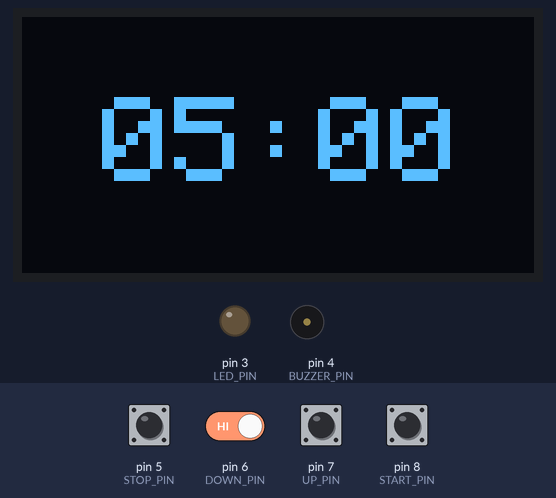
A sketch run on a simulated Arduino Uno, built with avr-gcc and run on an emulated ATmega328P. Parts: 128×64 one-colour display, output pins drawn as LEDs (lit = HIGH), buzzer (waves = sounding, pin HIGH). The inputs (shaded band) are chosen by the test bench; at power-on: pin 5 (STOP_PIN), pin 6 (DOWN_PIN), pin 7 (UP_PIN), pin 8 (START_PIN) HIGH. What the sketch prints to the serial monitor is not drawn.

Above: at 1.2 s.
1.3 s: pin 8 (START_PIN) pulled LOW for 0.15 s
At 2.1 s:
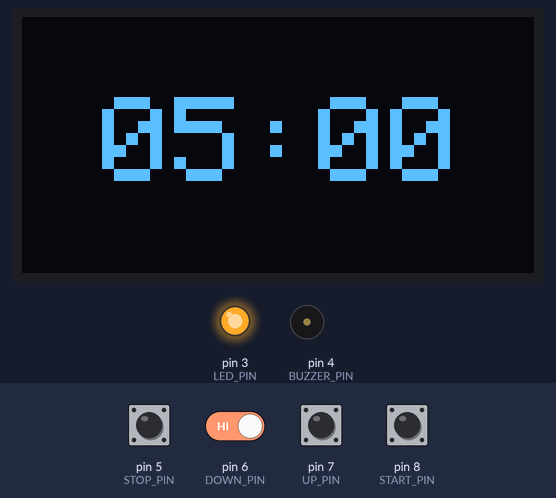
4.4 s: pin 5 (STOP_PIN) pulled LOW for 0.15 s
At 5.0 s:
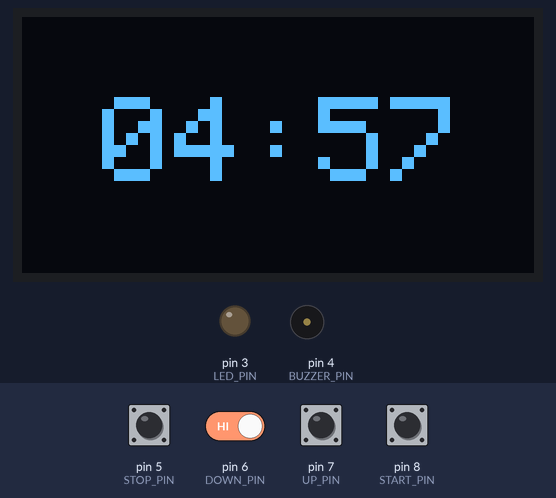
6.0 s: pin 8 (START_PIN) pulled LOW for 1 s
At 6.3 s:
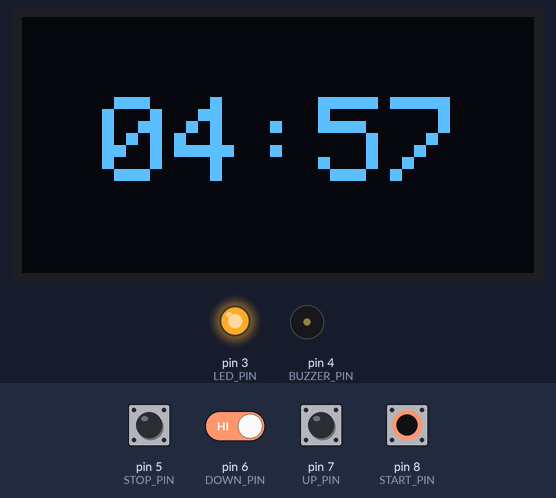
9.5 s: pin 5 (STOP_PIN) pulled LOW for 1 s
At 10.5 s:
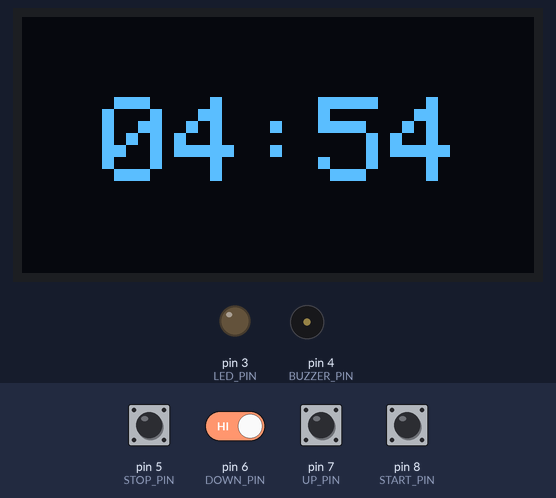
12.0 s: pin 5 (STOP_PIN) driven LOW and pin 6 (DOWN_PIN) driven LOW
At 13.2 s:
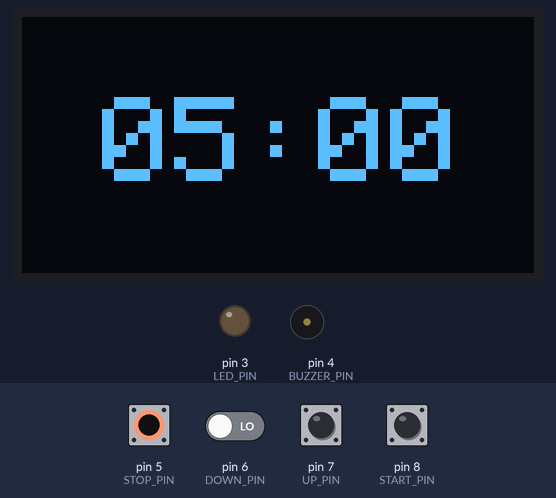
13.5 s: pin 7 (UP_PIN) pulled LOW for 0.15 s
At 14.6 s:
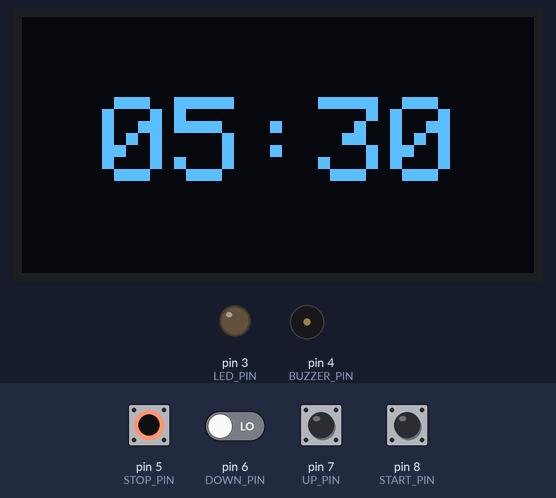
Timing chart, 0 to 16.1 s (numbered marks = the images above; inputs shaded):
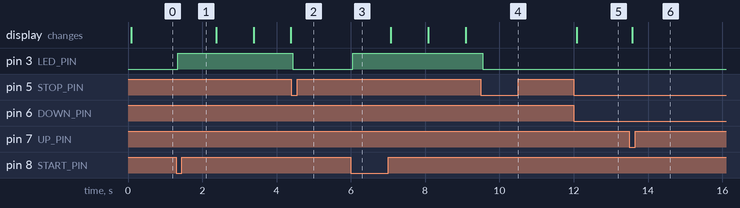

Measured:
- after the input at 1.3 s, pin 3 (LED_PIN): LOW → HIGH at once
- after the input at 4.4 s, pin 3 (LED_PIN): HIGH → LOW at once
- after the input at 6.0 s, pin 3 (LED_PIN): LOW → HIGH at once
- after the input at 9.5 s, pin 3 (LED_PIN): HIGH → LOW after 0.05 s
- after the input at 12.0 s, the display: changes after 0.08 s (image 5)
- after the input at 13.5 s, the display: changes after 0.08 s (image 6)

The sketch:

v0.ino
```cpp
#include <Adafruit_GFX.h>
#include <Adafruit_SH1106.h>

#include <Bounce2.h>

// OLED pins
#define OLED_CLK   9 // labelled D0 on hardware
#define OLED_MOSI  10 // labelled D1 on hardware
#define OLED_DC    11
#define OLED_CS    12
#define OLED_RESET 13

// button pins
#define START_PIN   8
#define STOP_PIN    5
#define UP_PIN      7
#define DOWN_PIN    6

// RELAY CONTROL pin
#define LED_PIN     3

// buzzer pin + logic
#define BUZZER_PIN  4
bool buzzerState = false;

// build display instance
Adafruit_SH1106 screen(OLED_MOSI, OLED_CLK, OLED_DC, OLED_RESET, OLED_CS);

// build buttons
Bounce START_BUTTON  = Bounce();
Bounce STOP_BUTTON   = Bounce();
Bounce TIMER_UP      = Bounce();
Bounce TIMER_DOWN    = Bounce();

// timer vars
unsigned long TIMER_START;
unsigned long TIMER_SET = 300000;      // ( default running time. 30000 = 30 seconds )
unsigned long x = TIMER_SET;          // variable x is the counter
unsigned long SET_INCREMENT = 30000;   // amount counter adjusts +/- while in reset mode. 10000 = 10sec

// time conversion variables
uint16_t secs = x/1000;          // total running time (in seconds) (not shown on screen)
uint8_t  mins = secs/60;                  // actually shown on screen
uint8_t  secs_adj = secs - (mins * 60);   // actually shown on screen


// timer logic flags
bool isRunning  = false;
bool isStopped  = false;
bool ranOut     = false;

void setup() {
  //Serial init (may be redundant, would have to look in the gfx+sh1106 libraries)
  Serial.begin(9600);

  // buttons init
  START_BUTTON.attach(START_PIN, INPUT_PULLUP);
  START_BUTTON.interval(5);
  STOP_BUTTON.attach(STOP_PIN, INPUT_PULLUP);
  STOP_BUTTON.interval(5);
  TIMER_UP.attach(UP_PIN, INPUT_PULLUP);
  TIMER_UP.interval(5);
  TIMER_DOWN.attach(DOWN_PIN, INPUT_PULLUP);
  TIMER_DOWN.interval(5);

  // RELAY / LED init
  pinMode(LED_PIN, OUTPUT);
  digitalWrite(LED_PIN, LOW);

  // buzzer init
  pinMode(BUZZER_PIN, OUTPUT);
  digitalWrite(BUZZER_PIN, LOW);

  //display init
  screen.begin(SH1106_SWITCHCAPVCC);
  screen.display();

  screen.clearDisplay();

}

void loop() {

  screenStuff();
  buttonStuff();

  if(isRunning == true) { // checks flag, starts timer if true

    runTimer();
  }

  if(x == 0) {            // (some) runout logic lives in here

    isRunning = false;
    isStopped = false;
    ranOut    = true;
    buzzerState = true;
  } // counter reset


  ledCheck();             // checks isRunning flag, turns on RELAY/LED if true

}

void buttonStuff() {

  // poll all buttons for falling edge
  START_BUTTON.update();
  STOP_BUTTON.update();
  TIMER_UP.update();
  TIMER_DOWN.update();

  if(buzzerState == true) {

    buzzerStuff();
    buzzerState = false;
    x = TIMER_SET;
    return;
  }

  // checks all 3 flags. all false = in reset mode,
  // enables counter up/down controls. else disabled.
  if(isRunning == false && isStopped == false && ranOut == false) {
    if(TIMER_UP.fell()) {
      TIMER_SET += SET_INCREMENT;
      x = TIMER_SET;
    }
    if(TIMER_DOWN.fell()) {
      if(TIMER_SET - SET_INCREMENT > 0) {
        TIMER_SET -= SET_INCREMENT;
        x = TIMER_SET;
      }
    }
  }


  // start button logic
  if(START_BUTTON.fell()) {

    TIMER_START = millis(); // i tried putting this inside runTimer(), didn't work. why?

    // if there is >0 time remaining on the clock, set flags accordingly
    if(x > 0) {
      Serial.println("START_BUTTON !"); // for testing

      isRunning = true;
      isStopped = false;
      ranOut = false;


    }
  }

  // stop/reset button logic
  if(STOP_BUTTON.fell()) {

    // if running, stop running
    if(isRunning == true && isStopped == false) {

      Serial.println("STOP_BUTTON !");

      isRunning = false;
      isStopped = true;
      ranOut    = false;

      return;
    }
    // if stopped, reset counter
    else if(isRunning == false && isStopped == true) {

      Serial.println("RESET_BUTTON !");

      x = TIMER_SET;

      isRunning = false;
      isStopped = false;
      ranOut    = false;

      return;
    }
    // if stopped (due to time running out), activate buzzer, reset counter
    // (then waits at 00:00 until stop is pressed again, goes back to reset mode
    if(ranOut == true) {

      //buzzerStuff();

      x = TIMER_SET;

      // all flags false, aka reset mode
      isRunning = false;
      isStopped = false;
      ranOut    = false;

      return;
    }

  }
}

// logic that actually does whatever you need doing while the timer is on
// in this case, it's activating a relay (or led)
void ledCheck() {
  if(isRunning == true) {
    digitalWrite(LED_PIN, HIGH);
  } else {
    digitalWrite(LED_PIN, LOW);
  }
}

// ACTUAL TIMER LOGIC. Only code in here that i ripped from some forum on the internet,
// but still had to play with it a lil bit.
void runTimer() {

  //TIMER_START = millis();   // hmm. this has to live in the start button logic, for some reason

  // ahhhh. i see what it is: more than 1000millis (1 second) had to have passed before the
  // if statement gets triggered. dumb luck? i guess i could put another if statement around
  // this if statement, but with a smaller increment. >=1 or 10 or something. and include that
  // TIMER_START = millis() from earlier. idk, what do you think?

  if(millis() - TIMER_START >= 1000) { // if 1 second has passed
    x -= 1000;                         // decrement x by 1 second (count down)
    secs = x / 1000;                   // convert x from millis to secs
    TIMER_START += 1000;               // increment TIMER_START 1 second, to catch up
  }
}

void screenStuff() {
  screen.clearDisplay(); // clear display

  // update all neccesary vars, to keep screen up to date
  secs = x/1000;
  mins = secs/60;
  secs_adj = secs - (mins * 60);

  // text init (apparently this has to be done every loop for the shit to work)
  screen.setTextSize(3);
  screen.setTextColor(WHITE);
  screen.setCursor(20, 20);

  // print text, with leading zeros
  if(mins < 10) {
    screen.print(0);
  }
  screen.print(mins);
  screen.print(":");
  if(secs_adj < 10) {
    screen.print(0);
  }
  screen.println(secs_adj);

  screen.display(); // update display
}

// this was an attempt to use a pwm technique to generate a beep directly from the arduino
// at something like 500hz, if i did my math correctly. (hz = cycles per second, and its working in
// milliseconds. 1 cycles = 1 millisecond HIGH, 1 millisecond LOW. aka 1000/2 = 500hz. just above
// A440.) it didn't work. arduino does not have enough to juice to pull this off directly to a 0.5 watt
// speaker. but anyway, this is activated whenever the thing completes a full countdown. anything could go here.
// NOTE: ialso borrowed this technique, its called BlinkWithoutDelay and is documented on arduino forums
void buzzerStuff() {

  digitalWrite(BUZZER_PIN, HIGH);
  delay(2000);
  digitalWrite(BUZZER_PIN, LOW);

}
```
